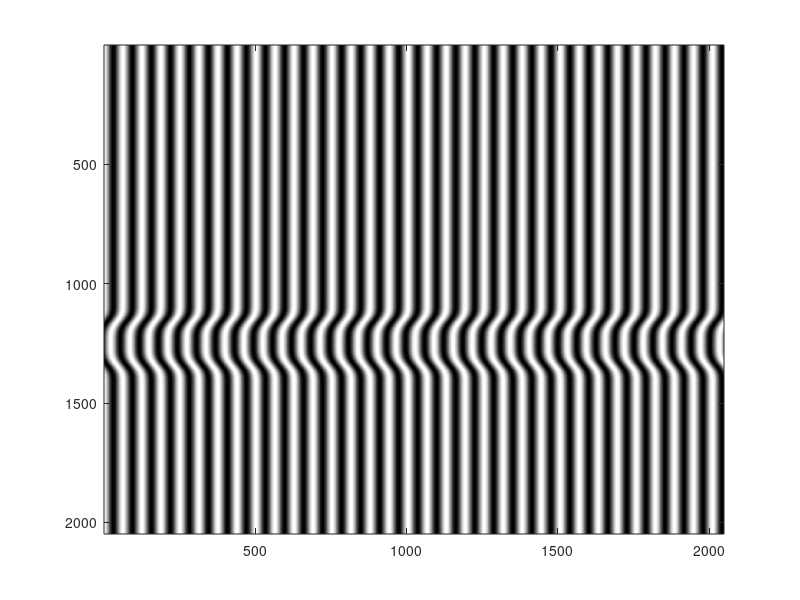

Write the MATLAB code that produced this figure.
clear all
addpath(genpath('O:\Ludwig\Matlab'))


t = 1:2048;
w = 0.1;
phi = 0;
d = 100;
signal = int16(127.5 + 127.5*cos(w*t + phi));
for i = 1:length(t)
        interf(i,:) = signal;
   if 500 < i <=2000
        x = 1250 -i;
        phi = 4*exp(-x^4./d^4);
        interf(i,:) = int16(127.5 + 127.5*cos(w*t + phi));
    end
end

figure(1)
colormap gray
imagesc(interf)